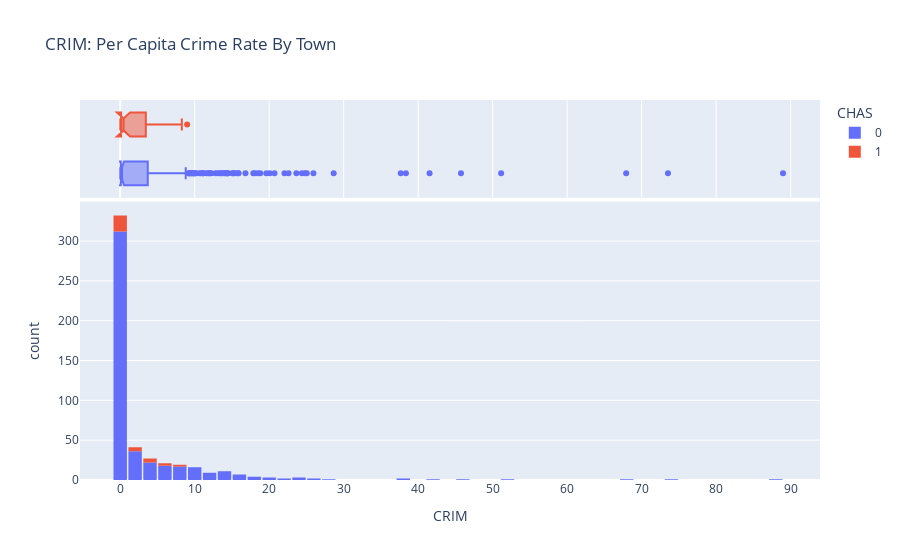

Notebook code for this chart:
### Code cell
fig = px.histogram(house_df, x='CRIM', marginal='box', color='CHAS', title="CRIM: Per Capita Crime Rate By Town")
fig.update_layout(bargap=0.1)
fig.show()

### Figure 1 — Plotly figure (JSON) as saved in the notebook; plotly's stock layout.template omitted (floating-point values rounded to 4 significant figures; data arrays with more than 128 entries replaced by an {"elided": "..."} marker saying what was removed)
{"data": [{"alignmentgroup": "True", "bingroup": "x", "hovertemplate": "CHAS=0<br>CRIM=%{x}<br>count=%{y}<extra></extra>", "legendgroup": "0", "marker": {"color": "#636efa", "pattern": {"shape": ""}}, "name": "0", "offsetgroup": "0", "orientation": "v", "showlegend": true, "type": "histogram", "x": {"elided": "471 float values"}, "xaxis": "x", "yaxis": "y"}, {"alignmentgroup": "True", "hovertemplate": "CHAS=0<br>CRIM=%{x}<extra></extra>", "legendgroup": "0", "marker": {"color": "#636efa"}, "name": "0", "notched": true, "offsetgroup": "0", "showlegend": false, "type": "box", "x": {"elided": "471 float values"}, "xaxis": "x2", "yaxis": "y2"}, {"alignmentgroup": "True", "bingroup": "x", "hovertemplate": "CHAS=1<br>CRIM=%{x}<br>count=%{y}<extra></extra>", "legendgroup": "1", "marker": {"color": "#EF553B", "pattern": {"shape": ""}}, "name": "1", "offsetgroup": "1", "orientation": "v", "showlegend": true, "type": "histogram", "x": [3.321, 1.127, 1.414, 3.535, 1.273, 1.834, 1.519, 0.1359, 0.4357, 0.1745, 0.3758, 0.2172, 0.0456, 0.1107, 0.1143, 0.3581, 0.4077, 0.6236, 0.4479, 0.5206, 0.09065, 0.2219, 0.05644, 0.1047, 0.06127, 0.06129, 0.01501, 8.983, 3.85, 5.202, 4.222, 3.474, 5.67, 6.539, 8.267], "xaxis": "x", "yaxis": "y"}, {"alignmentgroup": "True", "hovertemplate": "CHAS=1<br>CRIM=%{x}<extra></extra>", "legendgroup": "1", "marker": {"color": "#EF553B"}, "name": "1", "notched": true, "offsetgroup": "1", "showlegend": false, "type": "box", "x": [3.321, 1.127, 1.414, 3.535, 1.273, 1.834, 1.519, 0.1359, 0.4357, 0.1745, 0.3758, 0.2172, 0.0456, 0.1107, 0.1143, 0.3581, 0.4077, 0.6236, 0.4479, 0.5206, 0.09065, 0.2219, 0.05644, 0.1047, 0.06127, 0.06129, 0.01501, 8.983, 3.85, 5.202, 4.222, 3.474, 5.67, 6.539, 8.267], "xaxis": "x2", "yaxis": "y2"}], "layout": {"bargap": 0.1, "barmode": "relative", "legend": {"title": {"text": "CHAS"}, "tracegroupgap": 0}, "title": {"text": "CRIM: Per Capita Crime Rate By Town"}, "xaxis": {"anchor": "y", "domain": [0, 1], "title": {"text": "CRIM"}}, "xaxis2": {"anchor": "y2", "domain": [0, 1], "matches": "x", "showgrid": true, "showticklabels": false}, "yaxis": {"anchor": "x", "domain": [0, 0.7326], "title": {"text": "count"}}, "yaxis2": {"anchor": "x2", "domain": [0.7426, 1], "matches": "y2", "showgrid": false, "showline": false, "showticklabels": false, "ticks": ""}}}
